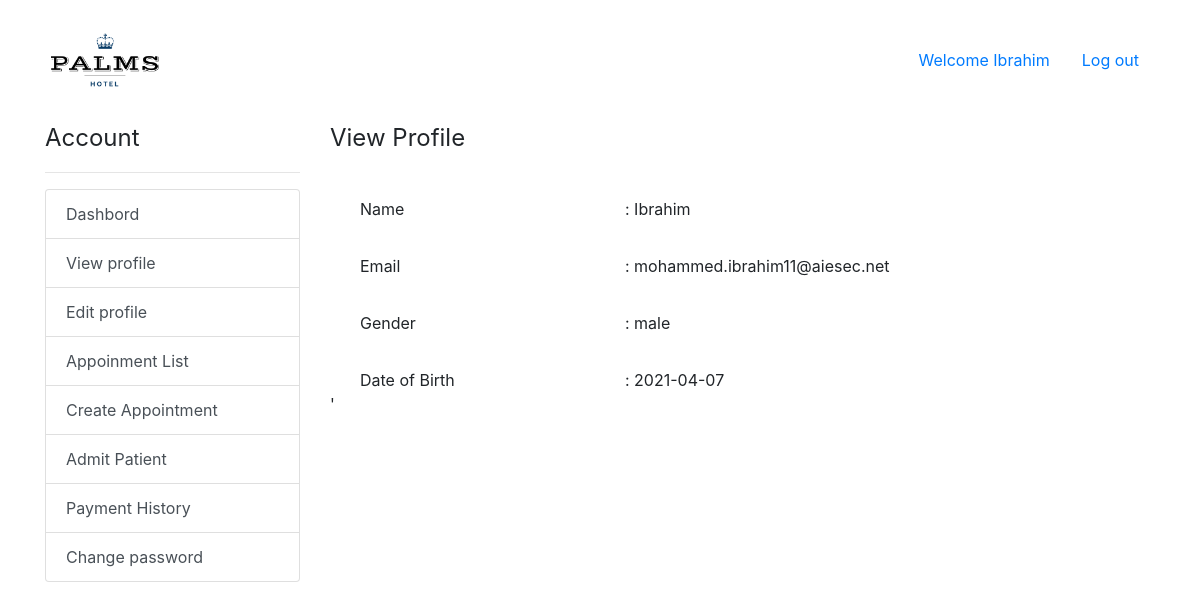
Page /accountViewProfile.php (signed in) on the committed database.
### tables this page shows
CREATE TABLE `receptionist` (
  `r_id` int(11) NOT NULL,
  `full_name` varchar(50) NOT NULL,
  `u_name` varchar(50) NOT NULL,
  `password` varchar(50) NOT NULL,
  `dateofbirth` varchar(50) NOT NULL,
  `email` varchar(50) NOT NULL,
  `gender` varchar(50) NOT NULL
);

### controller/model.php (called while the page is built, shortened)
<?php
function viewProfile($user_name)
{
    $conn = db_conn();
    $selectQuery = "SELECT full_name, email, gender, dateofbirth FROM `receptionist` WHERE u_name LIKE '%$user_name%'";
    try {
        $stmt = $conn->query($selectQuery);
    } catch (PDOException $e) {
        echo $e->getMessage();
    }
    $rows = $stmt->fetch();
    return $rows;
}

### controller/accountViewProfile.php (called while the page is built, shortened)
<?php
require_once 'model.php';
$info = viewProfile($_SESSION['user']);
$name = $info['full_name'];
$email = $info['email'];
$gender = $info['gender'];
$dateofbirth = $info['dateofbirth'];
?>

### accountViewProfile.php (the view, shortened to what this page needs)
<?php
require_once 'controller/accountViewProfile.php';
?>
<!DOCTYPE html>
<html lang="en">
<head>
    <link rel="stylesheet" href="https://cdn.jsdelivr.net/npm/bootstrap@4.6.0/dist/css/bootstrap.min.css">
</head>
<header>
    <div class="container">
        <div class="row">
            <div class="col-sm">
                <img src="assets/logo.png" width="120" height="120">
            </div>
            <div class="col-sm nav justify-content-end align-self-center">
                <a class="nav-link" href="dashbord.php?flag=dashbord">Welcome <?php echo $_SESSION["user"] ?></a>
                <a class="nav-link" href="login.php?flag='logout">Log out</a>
            </div>
        </div>
    </div>
</header>
<body>
    <div class="container">
        <div class="row">
            <div class="col-3">
                <legend>Account</legend>
                <hr>
                <div class="list-group" id="list-tab">
                    <a class="list-group-item list-group-item-action" href="dashbord.php?flag=dashbord">Dashbord</a>
                    <a class="list-group-item list-group-item-action" href="accountViewProfile.php">View profile</a>
                    <a class="list-group-item list-group-item-action" href="editProfile.php">Edit profile</a>
                    <a class="list-group-item list-group-item-action" href="AppointmentList.php" >Appoinment List</a>
                    <a class="list-group-item list-group-item-action" href="CreateAppointment.php"  >Create Appointment</a>
                    <a class="list-group-item list-group-item-action" href="AdmitPatient.php" >Admit Patient</a>
                    <a class="list-group-item list-group-item-action" href="PaymentHistory.php" >Payment History</a>
                    <a class="list-group-item list-group-item-action" href="changePassword.php">Change password</a>
                </div>
            </div>
            <div class="col-9">
                <div class="container">
                    <div class="row">
                        <legend>View Profile</legend>
                    </div>
                    <div class="row">
                    </div>
                    <div class="row">
                        <div class="col">
                            <div class="container">
                                <div class="row">
                                    <div class="col-4">
                                        <span>Name</span>
                                    </div>
                                    <div class="col-8">
                                        <span>: <?php echo $name ?></span>
                                    </div>
                                </div>
                                <div class="row">
                                </div>
                                <div class="row">
                                    <div class="col-4">
                                        <span>Email</span>
                                    </div>
                                    <div class="col-8">
                                        <span>: <?php echo $email ?></span>
                                    </div>
                                </div>
                                <div class="row">
                                </div>
                                <div class="row">
                                    <div class="col-4">
                                        <span>Gender</span>
                                    </div>
                                    <div class="col-8">
                                        <span>: <?php echo $gender ?></span>
                                    </div>
                                </div>
                                <div class="row">
                                </div>
                                <div class="row">
                                    <div class="col-4">
                                        <span>Date of Birth</span>
                                    </div>
                                    <div class="col-8">
                                        <span>: <?php echo $dateofbirth ?></span>
                                    </div>
                                </div>
                            </div>
                        </div>
                    </div>
                </div>'
            </div>
        </div>
    </div>
</body>
</html>

### rows in the picture
receptionist: full_name "Ibrahim", email "mohammed.ibrahim11@aiesec.net", gender "male", dateofbirth "2021-04-07"

### other values in the picture
$_SESSION["user"] "Ibrahim"
